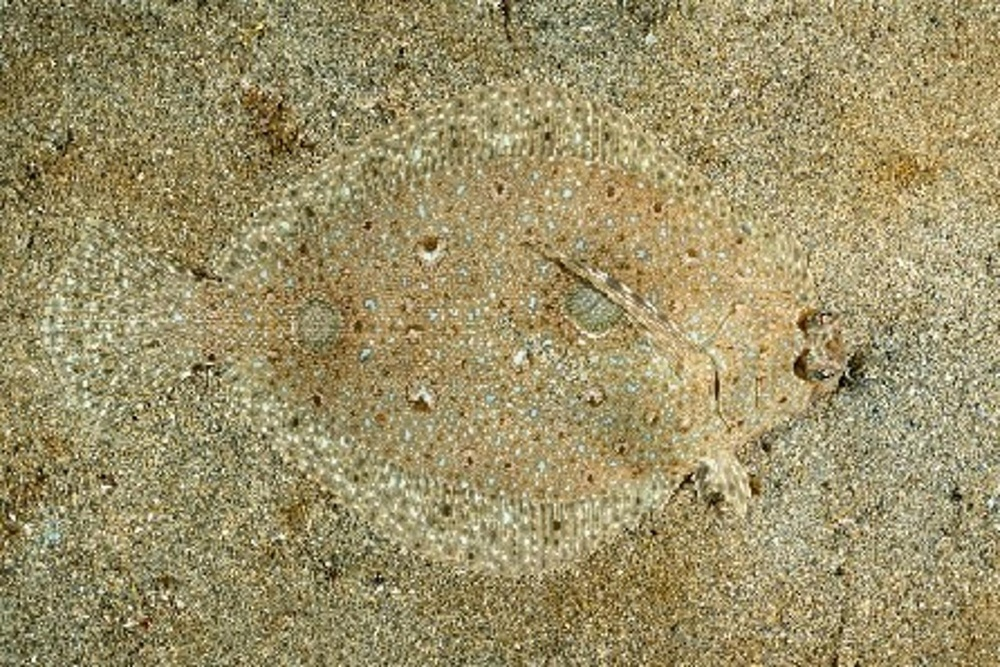
#> input picture Segmenting_Based_on_Texture/images/flatfish.jpg, 1000 x 667 px, shrunk from 1626 x 1084 before the run
$ jupyter execute Example_1.ipynb
#> lines starting #> are read from the running program, lines starting #| are printed output that depends on the picture; after the words box and inside, x2 and y2 are one past the last pixel; in counts of white or black regions, pixels touching at a corner belong together
# Segmenting a Flatfish by Texture

[cell 1]
import cv2
import matplotlib.pyplot as plt
import numpy as np
from scipy.ndimage import generic_filter
from skimage.filters.rank import entropy
from skimage.morphology import rectangle

[cell 2]
fish = cv2.imread("./images/flatfish.jpg")
#> fish is the input picture: shape (667, 1000, 3); mean B, G, R 104.4, 145.1, 156.8
fish = cv2.cvtColor(fish, cv2.COLOR_BGR2RGB)

plt.imshow(fish)
plt.title('RGB')
plt.axis('off')
plt.show()

Convert the image to grayscale.

[cell 3]
fish_gray = cv2.cvtColor(fish, cv2.COLOR_RGB2GRAY)
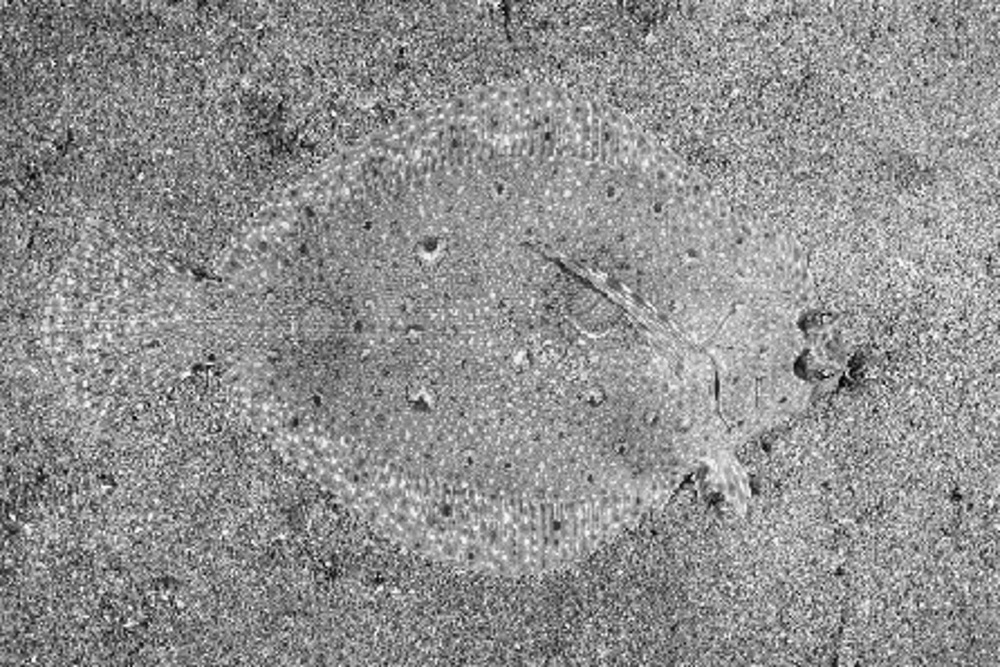
#> fish_gray: shape (667, 1000); min 1, max 253, mean 144

plt.imshow(fish_gray, cmap='gray')
plt.title('Grayscale')
plt.axis('off')
plt.show()

Apply a standard deviation filter.

[cell 4]
fish_std = generic_filter(fish_gray, np.std, size=3)
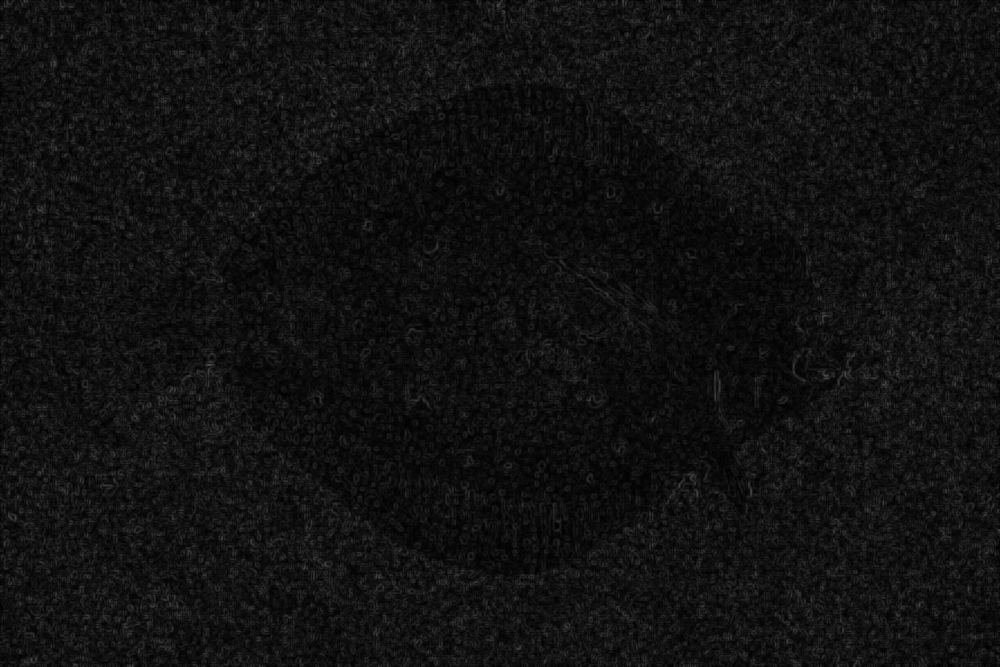
#> fish_std: shape (667, 1000); min 0, max 82, mean 17.2

plt.imshow(fish_std, cmap='gray')
plt.title('STD filter')
plt.axis('off')
plt.show()

Apply a range filter.

[cell 5]
# http://docs.opencv.org/master/d4/d86/group__imgproc__filter.html#ga67493776e3ad1a3df63883829375201f
fish_range = cv2.morphologyEx(fish_gray, cv2.MORPH_GRADIENT, kernel=cv2.getStructuringElement(cv2.MORPH_RECT, ksize=(3, 3)))
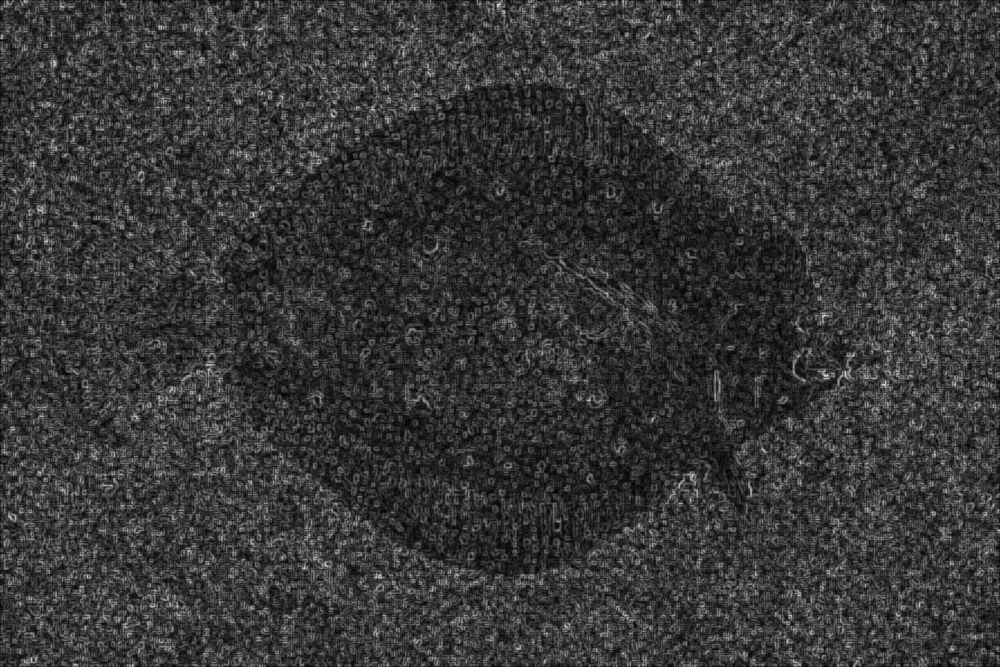
#> fish_range: shape (667, 1000); min 2, max 229, mean 55.4

plt.imshow(fish_range, cmap='gray')
plt.title('Range filter')
plt.axis('off')
plt.show()

Apply an entropy filter.

[cell 6]
# https://scikit-image.org/docs/stable/api/skimage.filters.rank.html#skimage.filters.rank.entropy
fish_entropy = entropy(fish_gray, rectangle(9, 9))
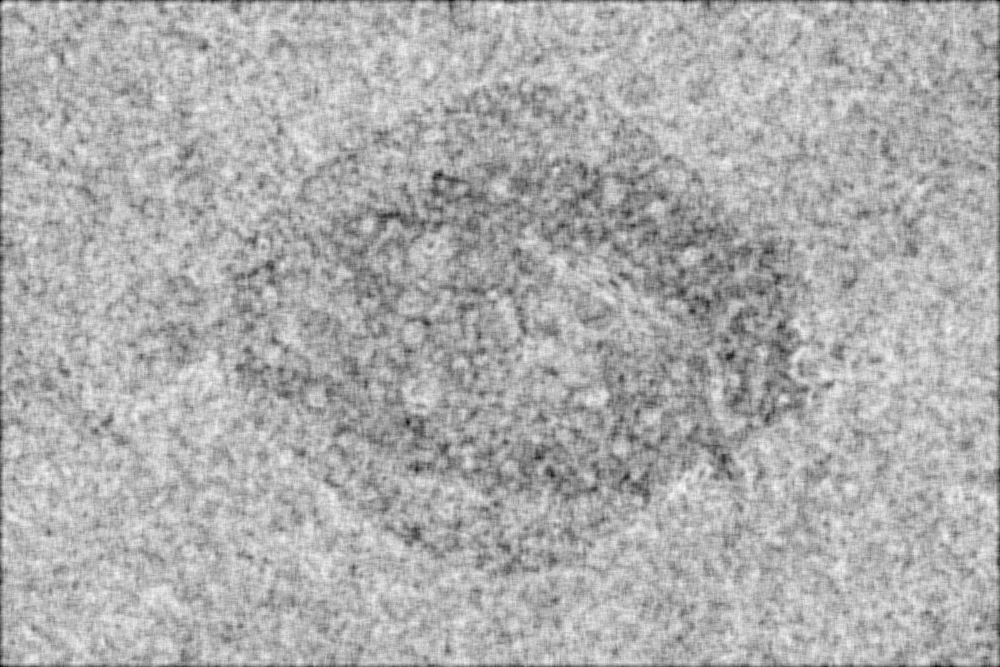
#> fish_entropy: shape (667, 1000) float64; min 4.29, max 6.24, mean 5.62; drawn with min black and max white

plt.imshow(fish_entropy, cmap='gray')
plt.title('Entropy filter')
plt.axis('off')
plt.show()

The image filtered with standard deviation does a good job of creating contrast between the fish and the background, so let's create a segmentation based on that image.

[cell 7]
_, fish_std_binary = cv2.threshold(fish_std, 127, 255, cv2.THRESH_OTSU) # https://en.wikipedia.org/wiki/Otsu%27s_method
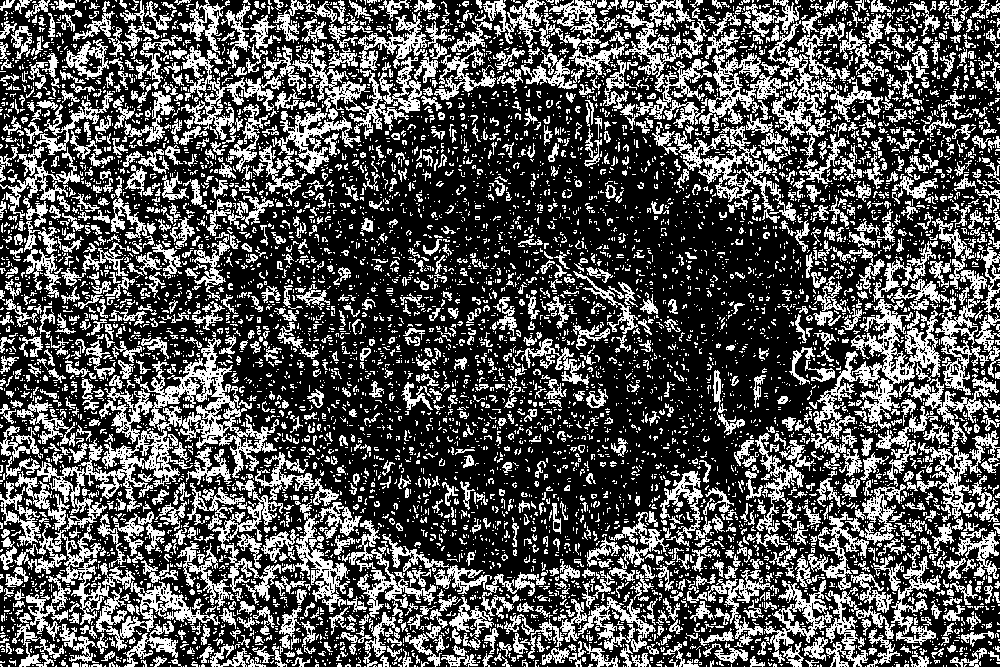
#> fish_std_binary: shape (667, 1000); 33.6% white in thin lines or dots

plt.imshow(fish_std_binary, cmap='gray')
plt.title('STD filter binary')
plt.axis('off')
plt.show()

$ run again, with Segmenting_Based_on_Texture/images/zebras.jpg copied over Segmenting_Based_on_Texture/images/flatfish.jpg
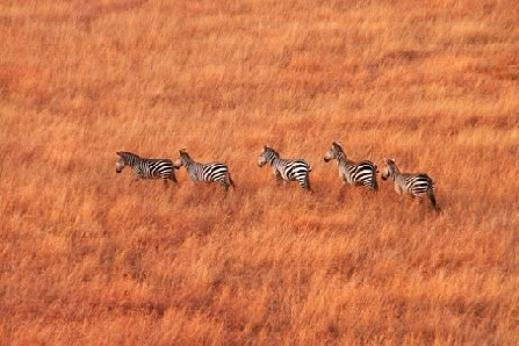
#> input picture Segmenting_Based_on_Texture/images/zebras.jpg, 519 x 346 px
#> fish is the input picture: shape (346, 519, 3); mean B, G, R 75, 118.4, 207.4
#> `fish_entropy = entropy(fish_gray, rectangle(9, 9))`:
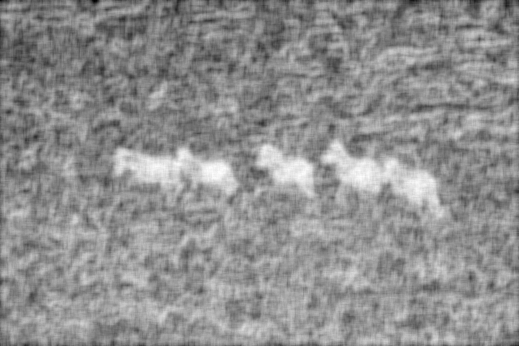
#> fish_entropy: shape (346, 519) float64; min 3.06, max 6.19, mean 4.82; drawn with min black and max white
#> `_, fish_std_binary = cv2.threshold(fish_std, 127, 255, cv2.THRESH_OTSU)`:
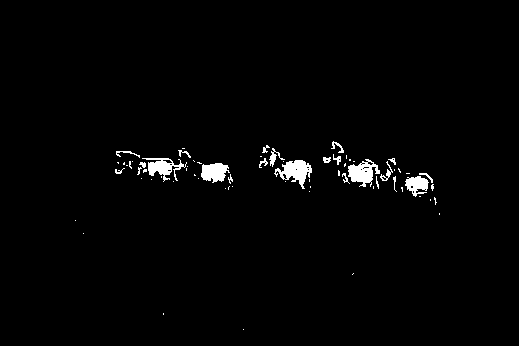
#> fish_std_binary: shape (346, 519); 1.7% white; 69 white regions (48 under 20 px), largest, box (x1, y1, x2, y2) and area: (274, 160, 312, 189) 541, (348, 159, 380, 187) 493, (142, 158, 187, 182) 442
